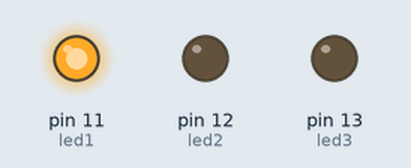
Bench run of a sketch on a simulated Arduino Uno, built with avr-gcc and run on an emulated ATmega328P. Parts: output pins drawn as LEDs (lit = HIGH).

Above: at 0.5 s.
At 2.0 s:
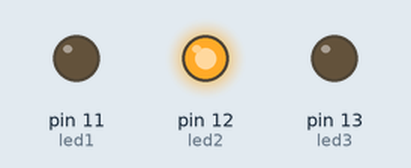
At 4.5 s:
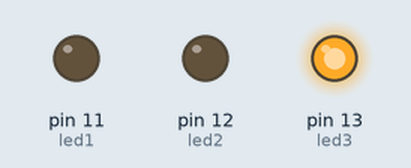
Timing chart, 0 to 7.8 s (numbered marks = the images above):
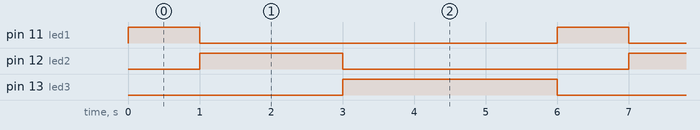

The sketch:

led_timer.ino
```cpp
// Define LED pins
const int led1 = 11;
const int led2 = 12;
const int led3 = 13;
void setup() {
// Initialize LED pins as output
  pinMode(led1, OUTPUT);
  pinMode(led2, OUTPUT);
  pinMode(led3, OUTPUT);
}
void loop() {
// Turn on LED 1 for 1 second
  digitalWrite(led1, HIGH);
  delay(1000); // 1000 milliseconds = 1 second
  digitalWrite(led1, LOW);
// Turn on LED 2 for 2 seconds
  digitalWrite(led2, HIGH);
  delay(2000); // 2000 milliseconds = 2 seconds
  digitalWrite(led2, LOW);
// Turn on LED 3 for 3 seconds
  digitalWrite(led3, HIGH);
  delay(3000); // 3000 milliseconds = 3 seconds
  digitalWrite(led3, LOW);
}
```

Measured:
- by itself, pin 11 (led1): alternates HIGH for 1.0 s and LOW for 5.0 s
- by itself, pin 12 (led2): alternates HIGH for 2.0 s and LOW for 4.0 s
- by itself, pin 13 (led3): alternates HIGH for 3.0 s and LOW for 3.0 s
